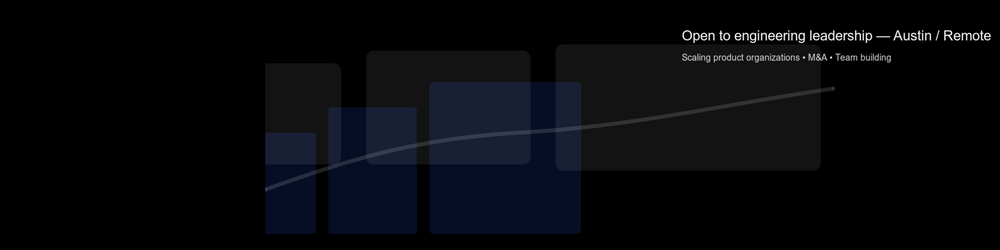
#> input picture img/banner-final.png, 1000 x 250 px, shrunk from 1584 x 396 before the run, found by its file name
$ python annotate_banner.py   (older library calls are emulated)
#> lines starting #> are read from the running program, lines starting #| are printed output that depends on the picture
# tools/annotate_banner.py
from PIL import Image, ImageDraw, ImageFont
img = Image.open("img/banner-final.png").convert("RGBA")
#> img is the input picture: PIL image 1000x250 RGBA; mean R, G, B, A 7.1, 8.3, 11.7, 255
draw = ImageDraw.Draw(img)
try:
    font = ImageFont.truetype("/Library/Fonts/Arial.ttf", 26)
except:
    font = ImageFont.load_default()
text = "Open to engineering leadership — Austin / Remote"
w,h = draw.textsize(text, font=font)
#> w = 662; h = 30
padding = 20
x = img.width - w - padding - 60
#> x = 258
y = 40
# semi-transparent rectangle
draw.rectangle([x-padding, y-padding//2, img.width-40, y+h+padding//2], fill=(0,0,0,120))
draw.text((x, y), text, font=font, fill=(255,255,255,255))
img.save("img/banner-final-text.png")
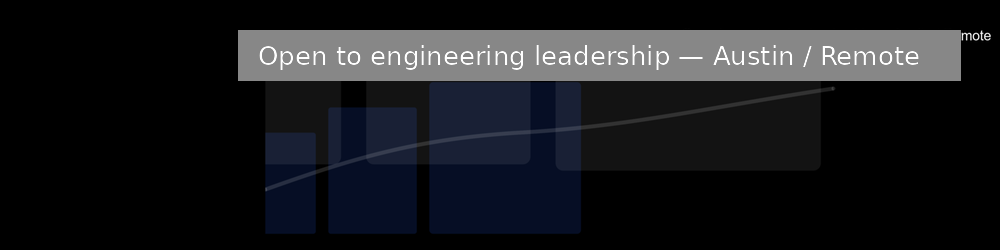
#> saved as banner-final-text.png: PIL image 1000x250 RGBA; mean R, G, B, A 8, 9.2, 12.6, 236.8; transparent parts drawn white
